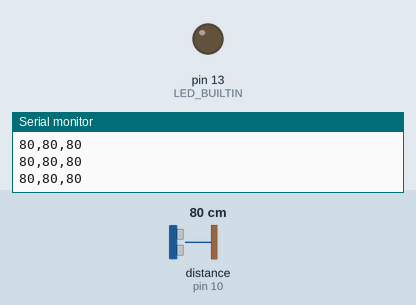
A sketch run on a simulated Arduino Uno, built with avr-gcc and run on an emulated ATmega328P. Parts: output pins drawn as LEDs (lit = HIGH), the last lines printed to the serial monitor. Inputs (shaded band) come from the test bench; at power-on: distance to the obstacle (sensor on pin 10) 80 cm. The echo pulse lasts 58.3 µs per cm.

Above: at 1.2 s.
1.3 s: distance to the obstacle (sensor on pin 10) set to 168 cm
2.8 s: distance to the obstacle (sensor on pin 10) set to 175 cm
At 3.4 s:
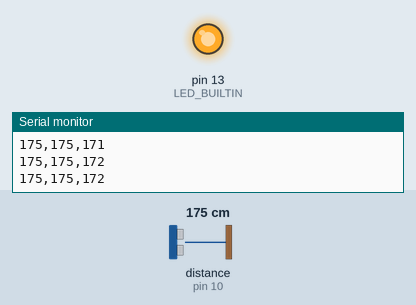
4.3 s: distance to the obstacle (sensor on pin 10) set to 2 cm
At 4.9 s:
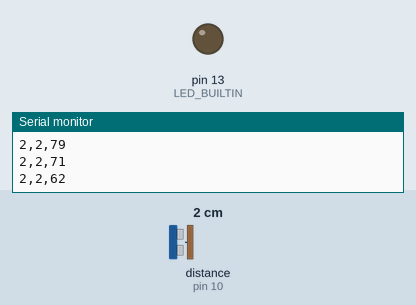
5.8 s: distance to the obstacle (sensor on pin 10) set to 250 cm
At 7.2 s:
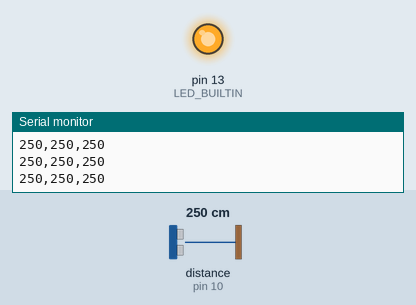
Timing chart, 0 to 8.3 s (numbered marks = the images above; inputs shaded):
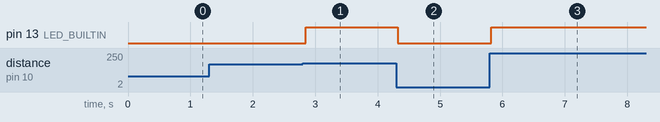

Measured:
- the behaviour switches between 172 and 173 cm on distance to the obstacle (sensor on pin 10) (found by bisection; images 0 and 1)
- after the input at 2.8 s, pin 13 (LED_BUILTIN): LOW → HIGH after 0.05 s
- after the input at 4.3 s, pin 13 (LED_BUILTIN): HIGH → LOW at once
- after the input at 5.8 s, pin 13 (LED_BUILTIN): LOW → HIGH at once

The sketch:

SRF04MedianVsAverage.ino
```cpp
// (licence header left out)
#include "MovingAverageFilter.h"
#include "MovingMedianFilter.h"
#include <UltraDistSensor.h>
#include <Arduino_FreeRTOS.h>
#include "MovingMedianFilter.h"
#include "MovingAverageFilter.h"

MovingMedianFilter movMed(20);		// Moving Window Median Filter
MovingAverageFilter movAvg(20);		// Moving Window Average Filter

TaskHandle_t tskhdlGetRange;
void taskGetRange(void* parm)
{
	// Connect the SRF04 Trigger and Echo wires to two of the IOPC pins
	const unsigned int ECHO_PIN = 10;
	const unsigned int TRIGGER_PIN = 11;

	UltraDistSensor us;
	us.attach(TRIGGER_PIN, ECHO_PIN, 20000);
	TickType_t prevTick = xTaskGetTickCount();
	int usDistance, usDistanceMedian, usDistanceAverage;
	while (true)
	{
		usDistance = us.distanceInCm();
		usDistanceMedian = movMed.filter(usDistance);
		usDistanceAverage = movAvg.filter(usDistance);
		Serial.print(usDistance); Serial.print(',');
		Serial.print(usDistanceMedian); Serial.print(',');
		Serial.print(usDistanceAverage); Serial.println();
		analogWrite(LED_BUILTIN, map(usDistance,0,343,0,255));
		vTaskDelayUntil(&prevTick, 3);		// Fixed delay
	}
}

void setup() {
	Serial.begin(115200);
	xTaskCreate(taskGetRange, "SRF04", 512, NULL, 1, &tskhdlGetRange);
	//movMed.filter(1); movMed.show();
	//movMed.filter(5); movMed.show();
	//movMed.filter(3); movMed.show();
	//movMed.filter(2); movMed.show();
	//movMed.filter(4); movMed.show();
	//movMed.filter(4); movMed.show();
	//movMed.filter(4); movMed.show();
	//movMed.init(9); movMed.show();
	//movMed.filter(1); movMed.show();
	//movMed.filter(1); movMed.show();
	//movMed.init(5); movMed.show();

	//movAvg.filter(1); movAvg.show();
	//movAvg.filter(5); movAvg.show();
	//movAvg.filter(3); movAvg.show();
	//movAvg.filter(2); movAvg.show();
	//movAvg.filter(4); movAvg.show();
	//movAvg.filter(4); movAvg.show();
	//movAvg.filter(4); movAvg.show();
	//movAvg.init(9); movAvg.show();
	//movAvg.filter(1); movAvg.show();
	//movAvg.filter(1); movAvg.show();
	//movAvg.init(5); movAvg.show();

	//while (1);
}

void loop() {
}
```

MovingAverageFilter.cpp
```cpp
// (licence header left out)
#include "MovingAverageFilter.h"

void MovingAverageFilter::init(int nSamples)
{
	if (nSamples != winSize) {
		// The previous contents will be preserved after the call to realloc(...)
		array = (filterType*)realloc(array, nSamples * sizeof(filterType));
		for (i = winSize; i < nSamples; i++)
			array[i] = 0;
		winSize = nSamples;
		sum = 0;	// Recalculate the average
		for (i = winSize - 1; i >= 0; i--)
			sum += array[i];
		average = sum / winSize;
	}
}

MovingAverageFilter::MovingAverageFilter(int nSamples = 3)
{
	winSize = nSamples;
	array = (filterType*)malloc(nSamples * sizeof(filterType));
	for (i = 0; i < winSize; i++)
		array[i] = 0;
}

MovingAverageFilter::~MovingAverageFilter()
{
	free(array);
}

filterType MovingAverageFilter::filter(filterType data)
{
	// Instead of moving the array elements toward start of the array, shift them toward
	// the end becuase when using realloc to increase the size, previous values have to
	// be re arranged.
	sum = 0;						// Reset the integration
	for (i = winSize - 1; i > 0; i--) {
		array[i] = array[i - 1];	// Shift the array elements toward end of the array
		sum += array[i];			// Integrate samples
	}
	array[0] = data;				// Copy the new value as first element of the array
	sum += data;
	average = sum / winSize;
	return average;
}

void MovingAverageFilter::show()
{
	for (i = 0; i < winSize; i++) {
		Serial.print(String(array[i]) + ' ');
	}
	Serial.println();
	Serial.println(average);
}
```

MovingAverageFilter.h
```cpp
// (licence header left out)
#ifndef _MOVINGAVERAGEFILTER_h
#define _MOVINGAVERAGEFILTER_h

#if defined(ARDUINO) && ARDUINO >= 100
	#include "Arduino.h"
#else
	#include "WProgram.h"
#endif

typedef int filterType;

class MovingAverageFilter
{
 protected:
	 unsigned int winSize;				// Numbe of samples in the window
	 filterType* array;					// Array to hold previous contents
	 filterType sum;					// Integration of the window samples
	 filterType average;				// Previous average value
	 int i;								// Loop variable

 public:
	void init(int);
	MovingAverageFilter(int);
	~MovingAverageFilter();
	filterType filter(filterType);
	void show();
};

#endif
```

MovingMedianFilter.cpp
```cpp
// (licence header left out)
#include "MovingMedianFilter.h"

MovingMedianFilter::MovingMedianFilter(int nSamples=3)
{
	winSize = nSamples;
	array = (filterType*)malloc(nSamples * sizeof(filterType));
	tempArray = (filterType*)malloc(nSamples * sizeof(filterType));
	for (i = 0; i < winSize; i++)
		array[i] = tempArray[i] = 0;
}

MovingMedianFilter::~MovingMedianFilter()
{
	free(array);
	free(tempArray);
}

void MovingMedianFilter::init(int nSamples)
{
	if (nSamples != winSize) {
		// The previous contents will be preserved after the call to realloc(...)
		array = (filterType*)realloc(array, nSamples * sizeof(filterType));
		tempArray = (filterType*)realloc(tempArray, nSamples * sizeof(filterType));
		for (i = winSize; i < nSamples; i++)
			array[i] = tempArray[i] = 0;
		winSize = nSamples;
		median = tempArray[(int)floor(winSize / 2)];	// Update the median
	}
}

// Moving window Median filtering algorithm
filterType MovingMedianFilter::filter(filterType data)
{
	// Instead of moving the array elements toward start of the array, shift them toward
	// the end becuase when using realloc to increase the size, previous values have to
	// be re arranged.
	for (i = winSize-1; i > 0; i--) {
		array[i] = array[i - 1];	// Shift the array elements toward end of the array
		tempArray[i] = array[i];	// Copy the array elements for sorting
	}
	array[0] = data;				// Copy the new value as first element of the array
	tempArray[0] = data;			// Copy the recent data into temporrary array for sorting

	// Bubble sort algorithm for sorting an floating point array in ascending order
	for (i = 0; i < winSize - 1; i++)
		for (j = 0; j < winSize - 1 - i; j++)
			if (tempArray[j + 1] < tempArray[j]) {	// Swap the two numbers for sorting (Ascending)
				temp = tempArray[j];				// Store the first number
				tempArray[j] = tempArray[j + 1];	// Replace the first number with the second
				tempArray[j + 1] = temp;			// Replace the second number with the stored copy
			}
	// If the sorted array is the same as original array then the result is not correct
	//for (i = 0; i < winSize; i++)	// 1 5 3 2 4 4 4
	//	array[i] = tempArray[i];

	median = tempArray[(int)floor(winSize / 2)];	// Return the middle element of the sorted array
	return median;
}

void MovingMedianFilter::show()
{
	for (i = 0; i < winSize; i++) {
		Serial.print(String(array[i]) + ' ');
	}
	Serial.println();
	for (i = 0; i < winSize; i++) {
		Serial.print(String(tempArray[i]) + ' ');
	}
	Serial.println();
	Serial.println(median);
}
```

MovingMedianFilter.h
```cpp
// (licence header left out)
#ifndef _MOVINGMEDIANFILTER_h
#define _MOVINGMEDIANFILTER_h

#if defined(ARDUINO) && ARDUINO >= 100
	#include "Arduino.h"
#else
	#include "WProgram.h"
#endif

typedef int filterType;

class MovingMedianFilter
{
 protected:
	 unsigned int winSize;				// Numbe of samples in the window
	 filterType* array;					// Array to hold previous contents
	 filterType* tempArray;				// Temporary array for sorting
	 filterType temp;					// Intermediate variable for swaping
	 filterType median;					// Previous median value
	 int i, j;							// Loop variables

 public:
	 MovingMedianFilter(int);
	 ~MovingMedianFilter();
	void init(int);
	filterType filter(filterType);
	void show();
};

#endif
```
